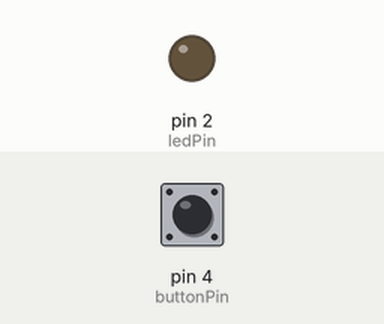
A sketch run on a simulated Arduino Uno, built with avr-gcc and run on an emulated ATmega328P. Parts: output pins drawn as LEDs (lit = HIGH). Dashed ring = blinking. The inputs (shaded band) are chosen by the test bench; at power-on: pin 4 (buttonPin) LOW. What the sketch prints to the serial monitor is not drawn.

Above: at 2.2 s.
2.3 s: pin 4 (buttonPin) pulled HIGH for 0.15 s
At 2.4 s:
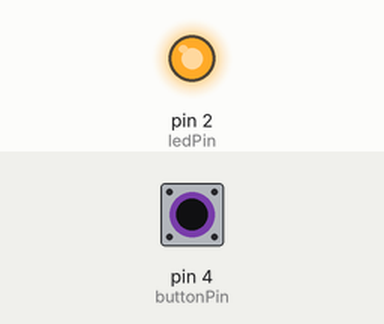
4.0 s: pin 4 (buttonPin) pulled HIGH for 1 s
At 6.0 s:
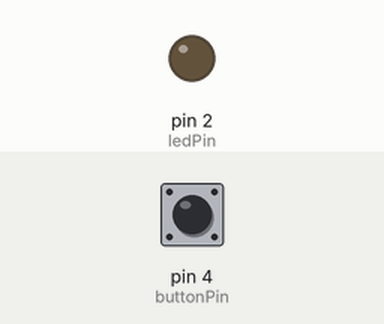
6.5 s: pin 4 (buttonPin) pulled HIGH for 3.2 s
At 7.1 s:
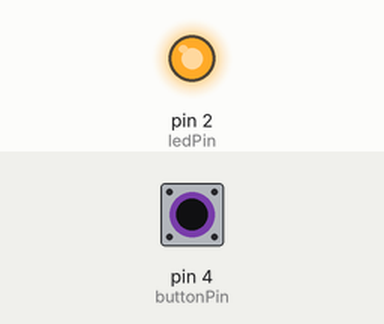
11.2 s: pin 4 (buttonPin) pulsed HIGH 2 times (0.12 s each, 0.3 s apart)
At 11.3 s:
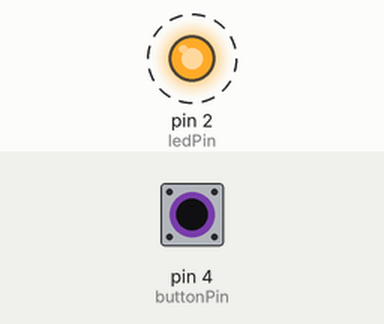
Timing chart, 0 to 14.2 s (numbered marks = the images above; inputs shaded):
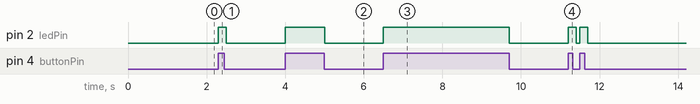

Measured:
- after the input at 2.3 s, pin 2 (ledPin): LOW → HIGH at once, → LOW 0.20 s later
- after the input at 4.0 s, pin 2 (ledPin): LOW → HIGH at once, → LOW 1.0 s later
- after the input at 6.5 s, pin 2 (ledPin): LOW → HIGH at once, → LOW 3.2 s later
- after the input at 11.2 s, pin 2 (ledPin): alternates HIGH for 0.20 s and LOW for 0.10 s, 4 changes in all, then stays LOW, starting at once

The sketch:

pedal-serial-arduino.ino
```cpp
//#include <Keyboard.h>


const int buttonPin = 4;
const int ledPin = 2;
void setup() {
  // put your setup code here, to run once:
  pinMode(buttonPin, INPUT);
  pinMode(ledPin, OUTPUT);
  Serial.begin(9600);
  //Keyboard.begin();


  delay(1000);
}


int buttonState = 0;
int key = ';';

void loop() {
  // put your main code here, to run repeatedly:
  buttonState = digitalRead(buttonPin);
  if (buttonState == HIGH) {
    Serial.write(1);
    digitalWrite(ledPin, HIGH);
    //Keyboard.press(key);
  } else if (buttonState == LOW) {
    Serial.write(0);
    digitalWrite(ledPin, LOW);
    //Keyboard.releaseAll();
  }
  delay(100);
}
```
